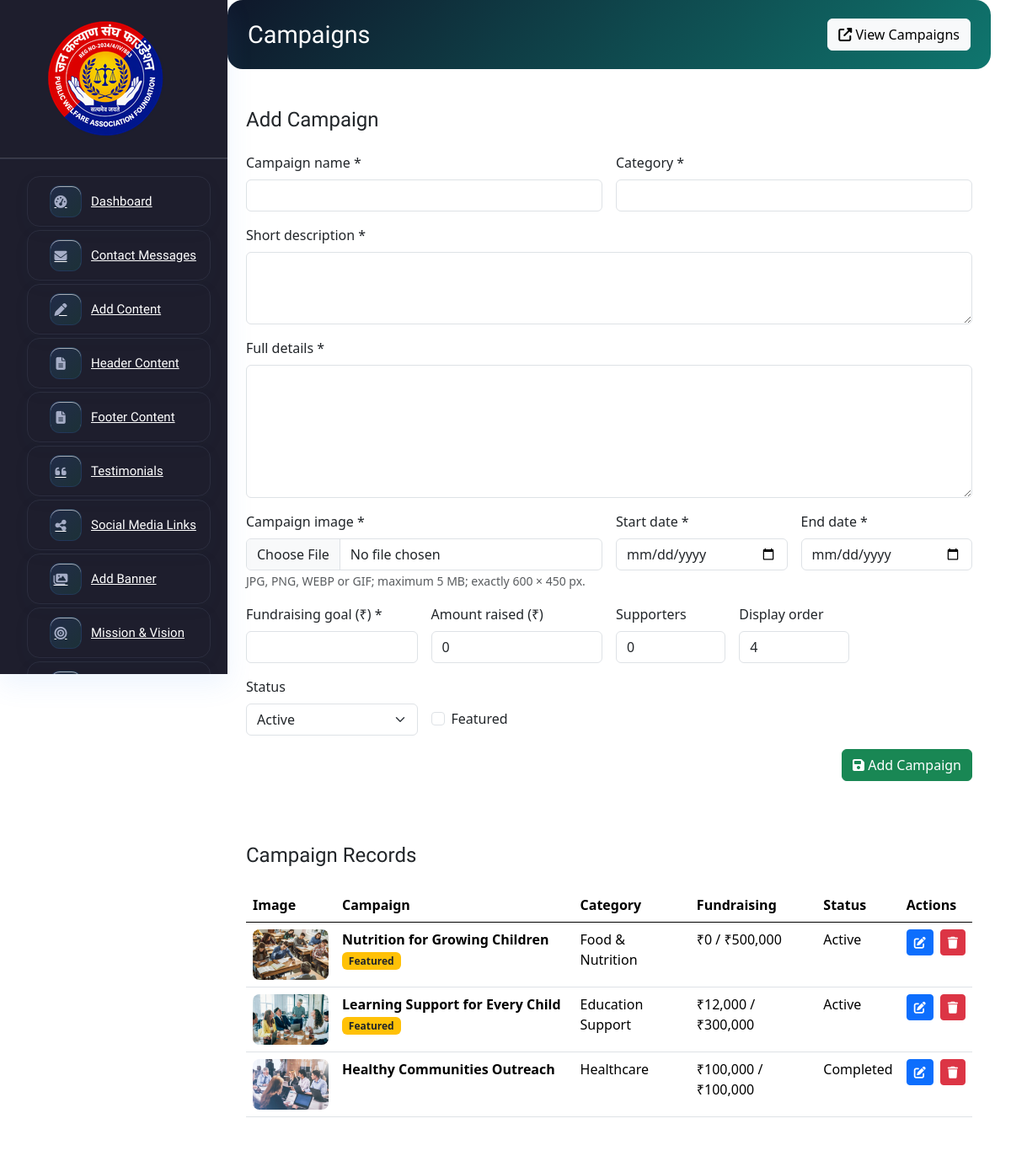
Screenshot of /admin/campaigns.php (signed in) with the database file from the repository.
### tables this page shows
CREATE TABLE IF NOT EXISTS campaigns (
  id            INT AUTO_INCREMENT PRIMARY KEY,
  title         VARCHAR(255) NOT NULL,
  category      VARCHAR(80) NOT NULL,
  description   TEXT NOT NULL,
  full_details  LONGTEXT NOT NULL,
  image         VARCHAR(255) NOT NULL,
  start_date    DATE NOT NULL,
  end_date      DATE NOT NULL,
  goal_amount   DECIMAL(12,2) NOT NULL DEFAULT 0,
  raised_amount DECIMAL(12,2) NOT NULL DEFAULT 0,
  supporters    INT UNSIGNED NOT NULL DEFAULT 0,
  status        VARCHAR(20) NOT NULL DEFAULT 'Active',
  is_featured   TINYINT(1) NOT NULL DEFAULT 0,
  sort_order    INT NOT NULL DEFAULT 0,
  created_at    TIMESTAMP NOT NULL DEFAULT CURRENT_TIMESTAMP,
  updated_at    TIMESTAMP NOT NULL DEFAULT CURRENT_TIMESTAMP ON UPDATE CURRENT_TIMESTAMP,
  KEY idx_campaigns_order (status, is_featured, sort_order),
  KEY idx_campaigns_dates (start_date, end_date)
);

### includes/functions.php (called while the page is built, shortened)
<?php
require_once dirname(__DIR__) . '/config/db.php';
function q(string $sql, array $params = []): PDOStatement
{
    $stmt = db()->prepare($sql);
    $stmt->execute($params);
    return $stmt;
}
function rows(string $sql, array $params = []): array
{
    return q($sql, $params)->fetchAll();
}
function e(mixed $value): string
{
    return htmlspecialchars((string) ($value ?? ''), ENT_QUOTES | ENT_SUBSTITUTE, 'UTF-8');
}
function base_url(string $path = ''): string
{
    static $base = null;
    if ($base === null) {
        $docRoot = str_replace('\\', '/', rtrim((string) ($_SERVER['DOCUMENT_ROOT'] ?? ''), '/'));
        $root    = str_replace('\\', '/', BASE_PATH);
        $base = ($docRoot !== '' && str_starts_with($root, $docRoot))
            ? rtrim(substr($root, strlen($docRoot)), '/')
            : '';
    }
    return $base . '/' . ltrim($path, '/');
}
function img_url(?string $path, string $fallback = 'assets/img/logo/study.png'): string
{
    $path = trim((string) $path);
    $relative = ltrim($path, '/');
    return base_url($relative);
}

### config/db.php (called while the page is built, shortened)
<?php
function db(): PDO
{
    static $pdo = null;
    $dsn = sprintf(
        'mysql:host=%s;port=%d;dbname=%s;charset=%s',
        DB_HOST,
        DB_PORT,
        DB_NAME,
        DB_CHARSET
    );
    try {
        $pdo = new PDO($dsn, DB_USER, DB_PASS, [
            PDO::ATTR_ERRMODE            => PDO::ERRMODE_EXCEPTION,
            PDO::ATTR_DEFAULT_FETCH_MODE => PDO::FETCH_ASSOC,
            PDO::ATTR_EMULATE_PREPARES   => false,
        ]);
    } catch (PDOException $e) {
        if (DEBUG_MODE) {
            throw $e;
        }
        error_log('Database connection failed: ' . $e->getMessage());
        http_response_code(503);
        exit('The site is temporarily unavailable. Please try again shortly.');
    }
    return $pdo;
}

### admin/campaigns.php (the view, shortened to what this page needs)
<?php
require_once __DIR__ . '/../includes/functions.php';
$selected = null;
$campaigns = rows('SELECT id, title, category, image, goal_amount, raised_amount, status, is_featured, sort_order FROM campaigns ORDER BY is_featured DESC, sort_order ASC, id DESC');
?>
<!DOCTYPE html>
<html lang="en">
<?php include_once __DIR__ . '/header.php'; ?>
<body class="crm_body_bg">
    <?php include_once __DIR__ . '/sidebar.php'; ?>
    <section class="main_content dashboard_part large_header_bg" style="padding:24px;">
        <div class="container-fluid g-0">
            <div class="page_title_box d-flex flex-wrap justify-content-between align-items-center" style="background:linear-gradient(135deg,#0f172a,#0f766e); color:#fff; border-radius:18px; padding:22px 24px; margin-bottom:24px;">
                <h3 style="margin:0; font-size:1.8rem; color:#fff;">Campaigns</h3>
                <a href="../campaigns.php" target="_blank" rel="noopener" class="btn btn-light"><i class="fas fa-external-link-alt"></i> View Campaigns</a>
            </div>
            <div class="white_card mb_30" style="background:#fff; border-radius:20px;">
                <div class="white_card_body" style="padding:22px;">
                    <div class="d-flex flex-wrap justify-content-between align-items-center gap-3 mb-4">
                        <h4 class="mb-0"><?= $selected === null ? 'Add Campaign' : 'Edit Campaign' ?></h4>
                    </div>
                    <form method="post" enctype="multipart/form-data">
                        <div class="row g-3">
                            <div class="col-lg-6">
                                <label for="campaign-title" class="form-label">Campaign name *</label>
                                <input id="campaign-title" class="form-control" name="title" maxlength="255" value="<?= e($selected['title'] ?? '') ?>" required>
                            </div>
                            <div class="col-lg-6">
                                <label for="campaign-category" class="form-label">Category *</label>
                                <input id="campaign-category" class="form-control" name="category" maxlength="80" value="<?= e($selected['category'] ?? '') ?>" required>
                            </div>
                            <div class="col-12">
                                <label for="campaign-description" class="form-label">Short description *</label>
                                <textarea id="campaign-description" class="form-control" name="description" rows="3" maxlength="5000" required><?= e($selected['description'] ?? '') ?></textarea>
                            </div>
                            <div class="col-12">
                                <label for="campaign-full-details" class="form-label">Full details *</label>
                                <textarea id="campaign-full-details" class="form-control" name="full_details" rows="6" maxlength="30000" required><?= e($selected['full_details'] ?? '') ?></textarea>
                            </div>
                            <div class="col-lg-6">
                                <label for="campaign-image" class="form-label">Campaign image <?= $selected === null ? '*' : '(optional replacement)' ?></label>
                                <input id="campaign-image" class="form-control" type="file" name="image" accept=".jpg,.jpeg,.png,.webp,.gif,image/jpeg,image/png,image/webp,image/gif" <?= $selected === null ? 'required' : '' ?>>
                                <small class="text-muted">JPG, PNG, WEBP or GIF; maximum 5 MB; exactly 600 × 450 px.</small>
                            </div>
                            <div class="col-sm-6 col-lg-3">
                                <label for="campaign-start-date" class="form-label">Start date *</label>
                                <input id="campaign-start-date" class="form-control" type="date" name="start_date" value="<?= e($selected['start_date'] ?? '') ?>" required>
                            </div>
                            <div class="col-sm-6 col-lg-3">
                                <label for="campaign-end-date" class="form-label">End date *</label>
                                <input id="campaign-end-date" class="form-control" type="date" name="end_date" value="<?= e($selected['end_date'] ?? '') ?>" required>
                            </div>
                            <div class="col-sm-6 col-lg-3">
                                <label for="campaign-goal" class="form-label">Fundraising goal (₹) *</label>
                                <input id="campaign-goal" class="form-control" type="number" name="goal_amount" min="1" step="0.01" value="<?= e($selected['goal_amount'] ?? '') ?>" required>
                            </div>
                            <div class="col-sm-6 col-lg-3">
                                <label for="campaign-raised" class="form-label">Amount raised (₹)</label>
                                <input id="campaign-raised" class="form-control" type="number" name="raised_amount" min="0" step="0.01" value="<?= e($selected['raised_amount'] ?? '0') ?>" required>
                            </div>
                            <div class="col-sm-6 col-lg-2">
                                <label for="campaign-supporters" class="form-label">Supporters</label>
                                <input id="campaign-supporters" class="form-control" type="number" name="supporters" min="0" value="<?= e($selected['supporters'] ?? '0') ?>" required>
                            </div>
                            <div class="col-sm-6 col-lg-2">
                                <label for="campaign-order" class="form-label">Display order</label>
                                <input id="campaign-order" class="form-control" type="number" name="sort_order" min="0" max="999999" value="<?= e($selected['sort_order'] ?? count($campaigns) + 1) ?>" required>
                            </div>
                            <div class="col-sm-6 col-lg-3">
                                <label for="campaign-status" class="form-label">Status</label>
                                <select id="campaign-status" class="form-select" name="status" required>
                                    <?php foreach (['Active', 'Upcoming', 'Completed'] as $status): ?>
                                        <option value="<?= e($status) ?>" <?= ($selected['status'] ?? 'Active') === $status ? 'selected' : '' ?>><?= e($status) ?></option>
                                    <?php endforeach; ?>
                                </select>
                            </div>
                            <div class="col-sm-6 col-lg-2 d-flex align-items-end">
                                <div class="form-check mb-2">
                                    <input class="form-check-input" type="checkbox" name="is_featured" value="1" id="campaign-featured" <?= (int) ($selected['is_featured'] ?? 0) === 1 ? 'checked' : '' ?>>
                                    <label class="form-check-label" for="campaign-featured">Featured</label>
                                </div>
                            </div>
                            <div class="col-12 text-end">
                                <button class="btn btn-success" type="submit"><i class="fas fa-save"></i> <?= $selected === null ? 'Add Campaign' : 'Save Changes' ?></button>
                            </div>
                        </div>
                    </form>
                </div>
            </div>
            <div class="white_card mb_30" style="background:#fff; border-radius:20px;">
                <div class="white_card_body" style="padding:22px;">
                    <h4 class="mb-4">Campaign Records</h4>
                    <div class="table-responsive">
                        <table class="table align-middle" style="min-width:850px;">
                            <thead><tr><th>Image</th><th>Campaign</th><th>Category</th><th>Fundraising</th><th>Status</th><th>Actions</th></tr></thead>
                            <tbody>
                                <?php foreach ($campaigns as $campaign): ?>
                                    <tr>
                                        <td><img src="<?= e(img_url((string) $campaign['image'])) ?>" alt="<?= e($campaign['title']) ?>" style="width:90px; height:60px; object-fit:cover; border-radius:8px;"></td>
                                        <td><strong><?= e($campaign['title']) ?></strong><?= (int) $campaign['is_featured'] === 1 ? ' <span class="badge bg-warning text-dark">Featured</span>' : '' ?></td>
                                        <td><?= e($campaign['category']) ?></td>
                                        <td>₹<?= e(number_format((float) $campaign['raised_amount'], 0)) ?> / ₹<?= e(number_format((float) $campaign['goal_amount'], 0)) ?></td>
                                        <td><?= e($campaign['status']) ?></td>
                                        <td>
                                            <div class="d-flex gap-2">
                                                <a class="btn btn-sm btn-primary" href="campaigns.php?edit=<?= (int) $campaign['id'] ?>" aria-label="Edit campaign"><i class="fas fa-edit"></i></a>
                                                <form method="post" onsubmit="return confirm('Delete this campaign?');">
                                                    <button class="btn btn-sm btn-danger" type="submit" aria-label="Delete campaign"><i class="fas fa-trash"></i></button>
                                                </form>
                                            </div>
                                        </td>
                                    </tr>
                                <?php endforeach; ?>
                            </tbody>
                        </table>
                    </div>
                </div>
            </div>
        </div>
    </section>
</body>
</html>

### rows the page displays
campaigns: image (picture), title "Nutrition for Growing Children", is_featured "Featured", category "Food & Nutrition", raised_amount "0", goal_amount "500,000", status "Active"
campaigns: image (picture), title "Learning Support for Every Child", is_featured "Featured", category "Education Support", raised_amount "12,000", goal_amount "300,000", status "Active"
campaigns: image (picture), title "Healthy Communities Outreach", category "Healthcare", raised_amount "100,000", goal_amount "100,000", status "Completed"

### other values shown
form field status "Active"
